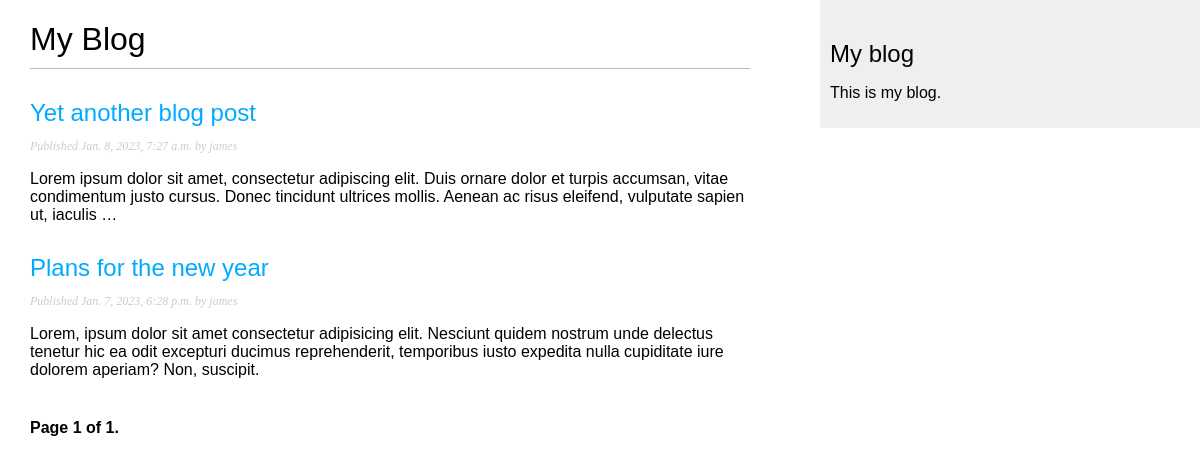
The app's page /blog/?page=2, older data.
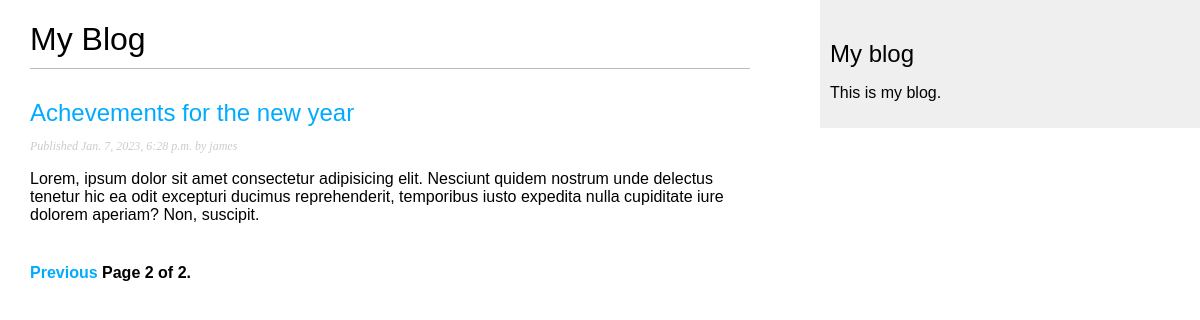
The same page, newer data.
### blog/models.py (models this page shows, shortened)
class Post(models.Model):
    class Status(models.TextChoices):
        DRAFT = 'DF', 'Draft'
        PUBLISHED = 'PB', 'Published'
    title = models.CharField(max_length=250)
    slug = models.SlugField(max_length=250, unique_for_date="publish")
    author = models.ForeignKey(User,
                               on_delete=models.CASCADE,
                               related_name='blog_posts')
    body = models.TextField()
    publish = models.DateTimeField(default=timezone.now)
    created = models.DateTimeField(auto_now_add=True)
    updated = models.DateTimeField(auto_now=True)
    status = models.CharField(max_length=2,
                              choices=Status.choices,
                              default=Status.DRAFT)
    objects = models.Manager() # The default manager.
    published = PublishedManager() # Our custom manager.
    class Meta:
        ordering = ['-publish']
        indexes = [
            models.Index(fields=['-publish']),
        ]
    def get_absolute_url(self):
        return reverse("blog:post_detail", args=[
          self.publish.year,
          self.publish.month,
          self.publish.day,
          self.slug
        ])

### blog/views.py (the view)
# urls.py: path('', views.post_list, name='post_list'),
def post_list(request):
    posts = Post.published.all()
    paginator = Paginator(posts, 3)
    page_number = request.GET.get('page', 1)
    try:
        posts = paginator.page(page_number)
    except PageNotAnInteger:
        posts = paginator.page(1)
    except EmptyPage:
        posts = paginator.page(paginator.num_pages)
    return render(request, 'blog/post/list.html', {
      'posts': posts,
    })

### blog/models.py (called while the page is built)
    def get_queryset(self):
        return super().get_queryset()\
                      .filter(status=Post.Status.PUBLISHED)

### blog/templates/blog/post/list.html (shortened to what this page needs)
{% extends "blog/base.html" %}
{% block content %}
  <h1>My Blog</h1>
  {% for post in posts %}
    <h2>
      <a href="{{ post.get_absolute_url }}">
        {{ post.title }}
      </a>
    </h2>
    <p class="date">
      Published {{ post.publish }} by {{ post.author }}
    </p>
    {{ post.body|truncatewords:30|linebreaks }}
  {% endfor %}
  {% include "pagination.html" with page=posts %}
{% endblock %}

Row changes from the older to the newer data that the page shows:
no longer on this page (row unchanged): Post: title "Yet another blog post", publish "Jan. 8, 2023, 7:27 a.m.", author "james", body "Lorem ipsum dolor sit amet, consectetur adipiscing elit. Duis ornare dolor et turpis accumsan, vitae condimentum justo cursus. Donec tincidunt ultrices mollis. Aenean ac risus eleifend, vulputate sapien ut, iaculis …"
changed Post "james": title "Plans for the new year" → "Achevements for the new year"
Text that changed along with them:
{{ page.number }}: "1" → "2"
{{ page.paginator.num_pages }}: "1" → "2"
text now shown: "Previous"
